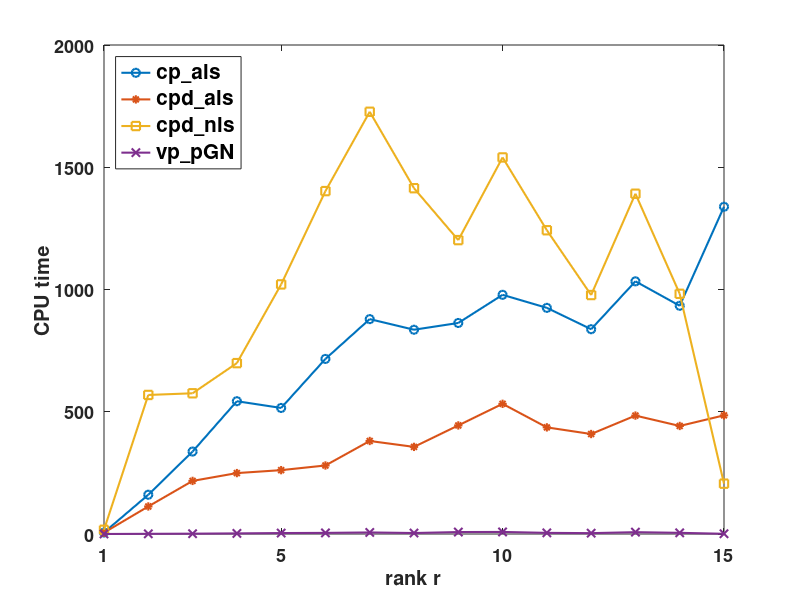

Here is the MATLAB script that generated this plot: (Note: this script raises an error after producing the figure.)
clc; close all;
% %%%%%%%% 100*100*100
% cp_als = [0.17, 2.35, 3.12, 5.12, 5.51,...
% 4.93, 5.67, 5.52, 5.32, 7.09, 7.26, 5.02, 6.50, 6.89, 13.55];
% cpd_als = [0.22, 1.65, 2.89, 3.64, 3.34,...
% 3.18, 3.50, 4.08, 3.44, 4.15, 4.88, 3.19, 3.46, 4.06, 4.42];
% cpd_nls = [0.42, 8.73, 8.63, 11.25, 15.51,...
% 10.60, 19.23, 12.88, 17.87, 12.34, 19.46, 12.83, 13.55, 12.45, 2.36];
% vp_pgn = [0.03, 0.73, 1.45, 2.03, 2.51,...
%  1.63, 3.21, 2.32, 3.18, 3.01, 5.75, 3.12, 2.66, 2.41, 0.90];

%%%%%%%% 30*40*1000
% cp_als = [0.22, 4.26, 6.11, 7.57, 10.66,...
% 11.44, 12.61, 13.05, 16.65, 15.90, 16.59, 18.10, 15.47, 19.44, 32.07];
% cpd_als = [0.18, 2.57, 3.13, 4.67, 5.56,...
% 5.58, 6.59, 6.74, 7.56, 7.12, 7.94, 8.53, 8.53, 8.85, 9.16];
% cpd_nls = [0.43, 7.41, 6.60, 9.32, 14.53,...
% 25.16, 28.04, 67.14, 103.35, 178.35, 134.31, 168.22, 102.82, 75.99, 26.50];
% vp_pgn = [0.03, 0.10, 0.14, 0.26, 0.43,...
% 0.73, 0.68, 1.10, 0.86, 1.17, 1.34, 1.54, 1.18, 0.85, 0.75];


%%%%%%%%%  100*100*10000
cp_als = [6.16, 160.60, 337.20, 543.08, 515.57,...
716.06, 878.89, 835.48, 863.08, 978.23, 924.95, 837.54, 1033.44, 933.45, 1338.52];
cpd_als = [5.54, 112.68, 217.15, 249.14, 261.16,...
280.26, 380.46, 356.30, 444.07, 532.40, 436.10, 408.93, 484.32, 441.88, 485.26]; 
cpd_nls = [17.22, 568.68, 575.53, 698.89, 1020.88,...
1402.46, 1726.92, 1414.34, 1202.03, 1540.14, 1242.34, 977.36, 1391.68, 982.34, 205.87];
vp_pgn= [0.05, 0.76, 1.35, 2.50, 3.86,...
4.55, 6.36, 4.00, 7.95, 8.41, 4.63, 3.50, 7.45, 4.81, 0.86]; 

%%%%%%%%%%%%%%%%%%%%%%%%%%%%%%%%%%% plot
fig=figure();
x=1:15;
% semilogy(x,cp_als,'-o','LineWidth', 1.5); hold all; %'r-o',
% semilogy(x,cpd_als,'-*', 'LineWidth', 1.5); hold all; %'g--s',
% semilogy(x,cpd_nls,'-square', 'LineWidth', 1.5); hold all; % 'g--s',
% semilogy(x,vp_pgn,'-x', 'LineWidth', 1.5);  % 'b-*',

plot(cp_als,'-o','LineWidth', 1.5); hold all; %'r-o',
plot(cpd_als,'-*', 'LineWidth', 1.5); hold all; %'g--s',
plot(cpd_nls,'-square', 'LineWidth', 1.5); hold all; % 'g--s',
plot(vp_pgn,'-x', 'LineWidth', 1.5);  % 'b-*',

% semilogy(fval_vp); hold all;
% semilogy(fval_cpd_als); hold all;
% semilogy(fval_cpd_nls);
ylabel('CPU time','FontSize',20,'FontWeight','bold'); 
xlabel('rank r','FontSize',20,'FontWeight','bold');
set(gca,'FontSize',13,'FontWeight','bold');
%title('Convergence plot'); 
legend('cp\_als','cpd\_als','cpd\_nls','vp\_pGN','FontSize', 15,'FontWeight', 'bold','Location', 'northwest');  % 

xlim([1, 15]);
xticks([1, 5, 10, 15]);
hold off;
% grid on
% grid minor off


ax = gca;
outerpos = ax.OuterPosition;
ti = ax.TightInset; 
left = outerpos(1) + ti(1);
bottom = outerpos(2) + ti(2);
ax_width = outerpos(3) - ti(1) - ti(3);
ax_height = outerpos(4) - 1.1*ti(2) -1.1* ti(4);
ax.Position = [left bottom ax_width ax_height];

fig = gcf;
fig.PaperPositionMode = 'auto'
fig_pos = fig.PaperPosition;
fig.PaperSize = [fig_pos(3) fig_pos(4)];

print(fig,'p-10000','-dpdf') 
